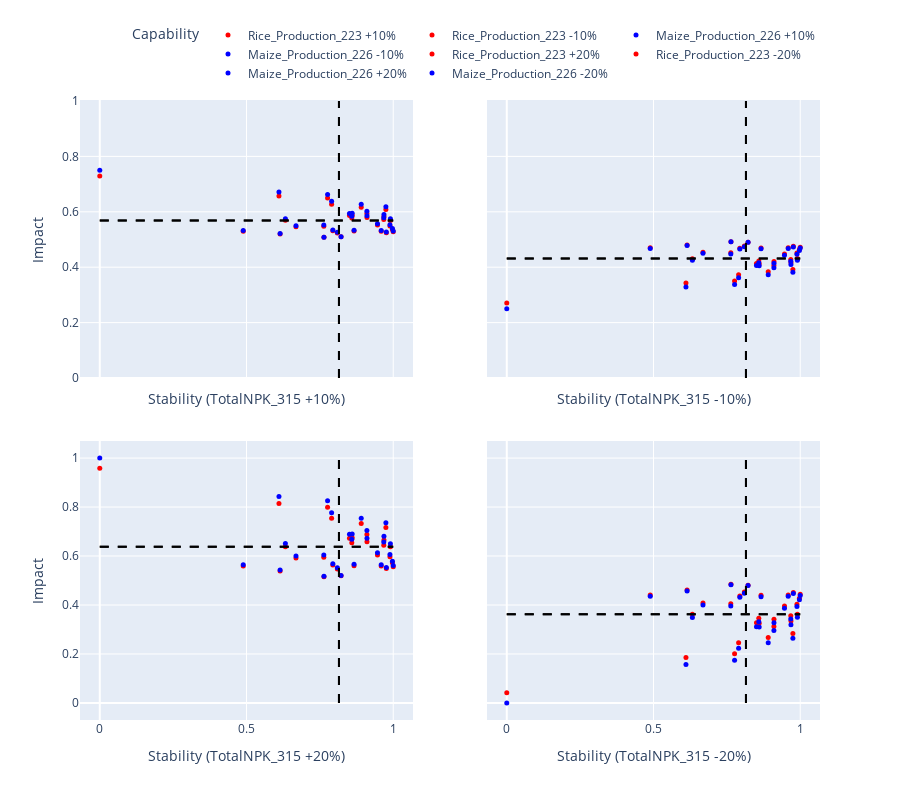

The notebook cell this image was saved under:
### Code cell
base_column = "TotalNPK_315"
capability_vector = ["Rice_Production_223", "Maize_Production_226"]
# change_percentage = 20
change_percentages = [10,20]
dim = len(capability_vector)

new_data_1,result_df = calc_and_vis_impact_stability_2D(G, existing_data.copy(), adjacency_file, base_column, capability_vector, change_percentages, dim)
new_data_1.head()

### Figure 1 — Plotly figure (JSON) as saved in the notebook; plotly's stock layout.template omitted (floating-point values rounded to 4 significant figures)
{"data": [{"hovertemplate": "%{text}<br>Impact: %{y:.2f}<br>Stability: %{x:.2f}", "marker": {"color": "red", "size": 5, "symbol": "circle"}, "mode": "markers", "name": "Rice_Production_223 +10%", "text": ["BENGALURU", "BENGALURU(R)", "RAMANAGARA", "CHITRADURGA", "DAVANAGERE", "KOLAR", "CHIKKABALLAPURA", "SHIVAMOGGA", "TUMAKURU", "CHIKKAMAGALURU", "DAKSHINA KANNADA", "UDUPI", "HASSAN", "KODAGU", "MANDYA", "MYSURU", "CHAMARAJANAGAR", "BELAGAVI", "VIJAYAPURA", "BAGALKOT", "DHARAWAD", "GADAG", "HAVERI", "UTTARA KANNADA", "BALLARI", "BIDAR", "KALABURAGI", "YADGIRI", "RAICHUR", "KOPPAL"], "type": "scatter", "x": [0.959, 0.9765, 0.8223, 0.6687, 0.7901, 1, 0.9973, 0.9678, 0.9888, 0.8509, 0.8096, 0.7639, 0.8601, 0.9463, 0.8588, 0.9105, 0.8665, 0, 0.6325, 0.975, 0.7634, 0.4889, 0.9684, 0.6144, 0.6106, 0.7942, 0.9904, 0.8909, 0.7763, 0.9103], "xaxis": "x", "y": [0.5297, 0.5245, 0.5095, 0.5457, 0.627, 0.5283, 0.5361, 0.5721, 0.5486, 0.5865, 0.5237, 0.5078, 0.5872, 0.5522, 0.5772, 0.579, 0.5303, 0.7294, 0.5691, 0.6081, 0.5476, 0.5297, 0.5828, 0.5195, 0.6572, 0.5314, 0.5688, 0.6165, 0.6494, 0.5937], "yaxis": "y"}, {"hovertemplate": "%{text}<br>Impact: %{y:.2f}<br>Stability: %{x:.2f}", "marker": {"color": "red", "size": 5, "symbol": "circle"}, "mode": "markers", "name": "Rice_Production_223 -10%", "text": ["BENGALURU", "BENGALURU(R)", "RAMANAGARA", "CHITRADURGA", "DAVANAGERE", "KOLAR", "CHIKKABALLAPURA", "SHIVAMOGGA", "TUMAKURU", "CHIKKAMAGALURU", "DAKSHINA KANNADA", "UDUPI", "HASSAN", "KODAGU", "MANDYA", "MYSURU", "CHAMARAJANAGAR", "BELAGAVI", "VIJAYAPURA", "BAGALKOT", "DHARAWAD", "GADAG", "HAVERI", "UTTARA KANNADA", "BALLARI", "BIDAR", "KALABURAGI", "YADGIRI", "RAICHUR", "KOPPAL"], "type": "scatter", "x": [0.959, 0.9765, 0.8223, 0.6687, 0.7901, 1, 0.9973, 0.9678, 0.9888, 0.8509, 0.8096, 0.7639, 0.8601, 0.9463, 0.8588, 0.9105, 0.8665, 0, 0.6325, 0.975, 0.7634, 0.4889, 0.9684, 0.6144, 0.6106, 0.7942, 0.9904, 0.8909, 0.7763, 0.9103], "xaxis": "x2", "y": [0.4703, 0.4755, 0.4905, 0.4543, 0.373, 0.4717, 0.4639, 0.4279, 0.4514, 0.4135, 0.4763, 0.4922, 0.4128, 0.4478, 0.4228, 0.421, 0.4697, 0.2706, 0.4309, 0.3919, 0.4524, 0.4703, 0.4172, 0.4805, 0.3428, 0.4686, 0.4312, 0.3835, 0.3506, 0.4063], "yaxis": "y2"}, {"hovertemplate": "%{text}<br>Impact: %{y:.2f}<br>Stability: %{x:.2f}", "marker": {"color": "blue", "size": 5, "symbol": "circle"}, "mode": "markers", "name": "Maize_Production_226 +10%", "text": ["BENGALURU", "BENGALURU(R)", "RAMANAGARA", "CHITRADURGA", "DAVANAGERE", "KOLAR", "CHIKKABALLAPURA", "SHIVAMOGGA", "TUMAKURU", "CHIKKAMAGALURU", "DAKSHINA KANNADA", "UDUPI", "HASSAN", "KODAGU", "MANDYA", "MYSURU", "CHAMARAJANAGAR", "BELAGAVI", "VIJAYAPURA", "BAGALKOT", "DHARAWAD", "GADAG", "HAVERI", "UTTARA KANNADA", "BALLARI", "BIDAR", "KALABURAGI", "YADGIRI", "RAICHUR", "KOPPAL"], "type": "scatter", "x": [0.959, 0.9765, 0.8223, 0.6687, 0.7901, 1, 0.9973, 0.9678, 0.9888, 0.8509, 0.8096, 0.7639, 0.8601, 0.9463, 0.8588, 0.9105, 0.8665, 0, 0.6325, 0.975, 0.7634, 0.4889, 0.9684, 0.6144, 0.6106, 0.7942, 0.9904, 0.8909, 0.7763, 0.9103], "xaxis": "x", "y": [0.5324, 0.5267, 0.5104, 0.5498, 0.6384, 0.5308, 0.5394, 0.5786, 0.553, 0.5943, 0.5258, 0.5085, 0.595, 0.5569, 0.5841, 0.5861, 0.5331, 0.75, 0.5753, 0.6178, 0.5519, 0.5323, 0.5903, 0.5213, 0.6713, 0.5342, 0.575, 0.6269, 0.6628, 0.6022], "yaxis": "y"}, {"hovertemplate": "%{text}<br>Impact: %{y:.2f}<br>Stability: %{x:.2f}", "marker": {"color": "blue", "size": 5, "symbol": "circle"}, "mode": "markers", "name": "Maize_Production_226 -10%", "text": ["BENGALURU", "BENGALURU(R)", "RAMANAGARA", "CHITRADURGA", "DAVANAGERE", "KOLAR", "CHIKKABALLAPURA", "SHIVAMOGGA", "TUMAKURU", "CHIKKAMAGALURU", "DAKSHINA KANNADA", "UDUPI", "HASSAN", "KODAGU", "MANDYA", "MYSURU", "CHAMARAJANAGAR", "BELAGAVI", "VIJAYAPURA", "BAGALKOT", "DHARAWAD", "GADAG", "HAVERI", "UTTARA KANNADA", "BALLARI", "BIDAR", "KALABURAGI", "YADGIRI", "RAICHUR", "KOPPAL"], "type": "scatter", "x": [0.959, 0.9765, 0.8223, 0.6687, 0.7901, 1, 0.9973, 0.9678, 0.9888, 0.8509, 0.8096, 0.7639, 0.8601, 0.9463, 0.8588, 0.9105, 0.8665, 0, 0.6325, 0.975, 0.7634, 0.4889, 0.9684, 0.6144, 0.6106, 0.7942, 0.9904, 0.8909, 0.7763, 0.9103], "xaxis": "x2", "y": [0.4676, 0.4733, 0.4896, 0.4502, 0.3616, 0.4692, 0.4606, 0.4214, 0.447, 0.4057, 0.4742, 0.4915, 0.405, 0.4431, 0.4159, 0.4139, 0.4669, 0.25, 0.4247, 0.3822, 0.4481, 0.4677, 0.4097, 0.4787, 0.3287, 0.4658, 0.425, 0.3731, 0.3372, 0.3978], "yaxis": "y2"}, {"hovertemplate": "%{text}<br>Impact: %{y:.2f}<br>Stability: %{x:.2f}", "marker": {"color": "red", "size": 5, "symbol": "circle"}, "mode": "markers", "name": "Rice_Production_223 +20%", "text": ["BENGALURU", "BENGALURU(R)", "RAMANAGARA", "CHITRADURGA", "DAVANAGERE", "KOLAR", "CHIKKABALLAPURA", "SHIVAMOGGA", "TUMAKURU", "CHIKKAMAGALURU", "DAKSHINA KANNADA", "UDUPI", "HASSAN", "KODAGU", "MANDYA", "MYSURU", "CHAMARAJANAGAR", "BELAGAVI", "VIJAYAPURA", "BAGALKOT", "DHARAWAD", "GADAG", "HAVERI", "UTTARA KANNADA", "BALLARI", "BIDAR", "KALABURAGI", "YADGIRI", "RAICHUR", "KOPPAL"], "type": "scatter", "x": [0.959, 0.9765, 0.8223, 0.6687, 0.7901, 1, 0.9973, 0.9678, 0.9888, 0.8509, 0.8096, 0.7639, 0.8601, 0.9463, 0.8588, 0.9105, 0.8665, 0, 0.6325, 0.975, 0.7634, 0.4889, 0.9684, 0.6144, 0.6106, 0.7942, 0.9904, 0.8909, 0.7763, 0.9103], "xaxis": "x3", "y": [0.5594, 0.5491, 0.519, 0.5915, 0.754, 0.5566, 0.5723, 0.6443, 0.5972, 0.673, 0.5474, 0.5157, 0.6744, 0.6044, 0.6544, 0.6581, 0.5607, 0.9588, 0.6382, 0.7162, 0.5953, 0.5593, 0.6657, 0.539, 0.8144, 0.5629, 0.6376, 0.7329, 0.7988, 0.6875], "yaxis": "y3"}, {"hovertemplate": "%{text}<br>Impact: %{y:.2f}<br>Stability: %{x:.2f}", "marker": {"color": "red", "size": 5, "symbol": "circle"}, "mode": "markers", "name": "Rice_Production_223 -20%", "text": ["BENGALURU", "BENGALURU(R)", "RAMANAGARA", "CHITRADURGA", "DAVANAGERE", "KOLAR", "CHIKKABALLAPURA", "SHIVAMOGGA", "TUMAKURU", "CHIKKAMAGALURU", "DAKSHINA KANNADA", "UDUPI", "HASSAN", "KODAGU", "MANDYA", "MYSURU", "CHAMARAJANAGAR", "BELAGAVI", "VIJAYAPURA", "BAGALKOT", "DHARAWAD", "GADAG", "HAVERI", "UTTARA KANNADA", "BALLARI", "BIDAR", "KALABURAGI", "YADGIRI", "RAICHUR", "KOPPAL"], "type": "scatter", "x": [0.959, 0.9765, 0.8223, 0.6687, 0.7901, 1, 0.9973, 0.9678, 0.9888, 0.8509, 0.8096, 0.7639, 0.8601, 0.9463, 0.8588, 0.9105, 0.8665, 0, 0.6325, 0.975, 0.7634, 0.4889, 0.9684, 0.6144, 0.6106, 0.7942, 0.9904, 0.8909, 0.7763, 0.9103], "xaxis": "x4", "y": [0.4406, 0.4509, 0.481, 0.4085, 0.246, 0.4434, 0.4277, 0.3557, 0.4028, 0.327, 0.4526, 0.4843, 0.3256, 0.3956, 0.3456, 0.3419, 0.4393, 0.04121, 0.3618, 0.2838, 0.4047, 0.4407, 0.3343, 0.461, 0.1856, 0.4371, 0.3624, 0.2671, 0.2012, 0.3125], "yaxis": "y4"}, {"hovertemplate": "%{text}<br>Impact: %{y:.2f}<br>Stability: %{x:.2f}", "marker": {"color": "blue", "size": 5, "symbol": "circle"}, "mode": "markers", "name": "Maize_Production_226 +20%", "text": ["BENGALURU", "BENGALURU(R)", "RAMANAGARA", "CHITRADURGA", "DAVANAGERE", "KOLAR", "CHIKKABALLAPURA", "SHIVAMOGGA", "TUMAKURU", "CHIKKAMAGALURU", "DAKSHINA KANNADA", "UDUPI", "HASSAN", "KODAGU", "MANDYA", "MYSURU", "CHAMARAJANAGAR", "BELAGAVI", "VIJAYAPURA", "BAGALKOT", "DHARAWAD", "GADAG", "HAVERI", "UTTARA KANNADA", "BALLARI", "BIDAR", "KALABURAGI", "YADGIRI", "RAICHUR", "KOPPAL"], "type": "scatter", "x": [0.959, 0.9765, 0.8223, 0.6687, 0.7901, 1, 0.9973, 0.9678, 0.9888, 0.8509, 0.8096, 0.7639, 0.8601, 0.9463, 0.8588, 0.9105, 0.8665, 0, 0.6325, 0.975, 0.7634, 0.4889, 0.9684, 0.6144, 0.6106, 0.7942, 0.9904, 0.8909, 0.7763, 0.9103], "xaxis": "x3", "y": [0.5648, 0.5535, 0.5208, 0.5997, 0.7768, 0.5616, 0.5788, 0.6573, 0.606, 0.6885, 0.5516, 0.5171, 0.6901, 0.6137, 0.6682, 0.6723, 0.5661, 1, 0.6506, 0.7356, 0.6038, 0.5647, 0.6806, 0.5425, 0.8426, 0.5685, 0.65, 0.7539, 0.8257, 0.7043], "yaxis": "y3"}, {"hovertemplate": "%{text}<br>Impact: %{y:.2f}<br>Stability: %{x:.2f}", "marker": {"color": "blue", "size": 5, "symbol": "circle"}, "mode": "markers", "name": "Maize_Production_226 -20%", "text": ["BENGALURU", "BENGALURU(R)", "RAMANAGARA", "CHITRADURGA", "DAVANAGERE", "KOLAR", "CHIKKABALLAPURA", "SHIVAMOGGA", "TUMAKURU", "CHIKKAMAGALURU", "DAKSHINA KANNADA", "UDUPI", "HASSAN", "KODAGU", "MANDYA", "MYSURU", "CHAMARAJANAGAR", "BELAGAVI", "VIJAYAPURA", "BAGALKOT", "DHARAWAD", "GADAG", "HAVERI", "UTTARA KANNADA", "BALLARI", "BIDAR", "KALABURAGI", "YADGIRI", "RAICHUR", "KOPPAL"], "type": "scatter", "x": [0.959, 0.9765, 0.8223, 0.6687, 0.7901, 1, 0.9973, 0.9678, 0.9888, 0.8509, 0.8096, 0.7639, 0.8601, 0.9463, 0.8588, 0.9105, 0.8665, 0, 0.6325, 0.975, 0.7634, 0.4889, 0.9684, 0.6144, 0.6106, 0.7942, 0.9904, 0.8909, 0.7763, 0.9103], "xaxis": "x4", "y": [0.4352, 0.4465, 0.4792, 0.4003, 0.2232, 0.4384, 0.4212, 0.3427, 0.394, 0.3115, 0.4484, 0.4829, 0.3099, 0.3863, 0.3318, 0.3277, 0.4339, 0, 0.3494, 0.2644, 0.3962, 0.4353, 0.3194, 0.4575, 0.1574, 0.4315, 0.35, 0.2461, 0.1743, 0.2957], "yaxis": "y4"}], "layout": {"height": 800, "legend": {"orientation": "h", "title": {"text": "Capability"}, "x": 1, "xanchor": "right", "y": 1.02, "yanchor": "bottom"}, "shapes": [{"line": {"color": "black", "dash": "dash"}, "name": "Average Stability", "type": "line", "x0": 0.8151, "x1": 0.8151, "xref": "x", "y0": 0, "y1": 1, "yref": "y"}, {"line": {"color": "black", "dash": "dash"}, "name": "Average Impact", "type": "line", "x0": 0, "x1": 1, "xref": "x", "y0": 0.569, "y1": 0.569, "yref": "y"}, {"line": {"color": "black", "dash": "dash"}, "name": "Average Stability", "type": "line", "x0": 0.8151, "x1": 0.8151, "xref": "x2", "y0": 0, "y1": 1, "yref": "y2"}, {"line": {"color": "black", "dash": "dash"}, "name": "Average Impact", "type": "line", "x0": 0, "x1": 1, "xref": "x2", "y0": 0.431, "y1": 0.431, "yref": "y2"}, {"line": {"color": "black", "dash": "dash"}, "name": "Average Stability", "type": "line", "x0": 0.8151, "x1": 0.8151, "xref": "x", "y0": 0, "y1": 1, "yref": "y"}, {"line": {"color": "black", "dash": "dash"}, "name": "Average Impact", "type": "line", "x0": 0, "x1": 1, "xref": "x", "y0": 0.569, "y1": 0.569, "yref": "y"}, {"line": {"color": "black", "dash": "dash"}, "name": "Average Stability", "type": "line", "x0": 0.8151, "x1": 0.8151, "xref": "x2", "y0": 0, "y1": 1, "yref": "y2"}, {"line": {"color": "black", "dash": "dash"}, "name": "Average Impact", "type": "line", "x0": 0, "x1": 1, "xref": "x2", "y0": 0.431, "y1": 0.431, "yref": "y2"}, {"line": {"color": "black", "dash": "dash"}, "name": "Average Stability", "type": "line", "x0": 0.8151, "x1": 0.8151, "xref": "x3", "y0": 0, "y1": 1, "yref": "y3"}, {"line": {"color": "black", "dash": "dash"}, "name": "Average Impact", "type": "line", "x0": 0, "x1": 1, "xref": "x3", "y0": 0.6379, "y1": 0.6379, "yref": "y3"}, {"line": {"color": "black", "dash": "dash"}, "name": "Average Stability", "type": "line", "x0": 0.8151, "x1": 0.8151, "xref": "x4", "y0": 0, "y1": 1, "yref": "y4"}, {"line": {"color": "black", "dash": "dash"}, "name": "Average Impact", "type": "line", "x0": 0, "x1": 1, "xref": "x4", "y0": 0.3621, "y1": 0.3621, "yref": "y4"}, {"line": {"color": "black", "dash": "dash"}, "name": "Average Stability", "type": "line", "x0": 0.8151, "x1": 0.8151, "xref": "x3", "y0": 0, "y1": 1, "yref": "y3"}, {"line": {"color": "black", "dash": "dash"}, "name": "Average Impact", "type": "line", "x0": 0, "x1": 1, "xref": "x3", "y0": 0.6379, "y1": 0.6379, "yref": "y3"}, {"line": {"color": "black", "dash": "dash"}, "name": "Average Stability", "type": "line", "x0": 0.8151, "x1": 0.8151, "xref": "x4", "y0": 0, "y1": 1, "yref": "y4"}, {"line": {"color": "black", "dash": "dash"}, "name": "Average Impact", "type": "line", "x0": 0, "x1": 1, "xref": "x4", "y0": 0.3621, "y1": 0.3621, "yref": "y4"}], "showlegend": true, "xaxis": {"anchor": "y", "domain": [0, 0.45], "matches": "x3", "showticklabels": false, "title": {"text": "Stability (TotalNPK_315 +10%)"}}, "xaxis2": {"anchor": "y2", "domain": [0.55, 1], "matches": "x4", "showticklabels": false, "title": {"text": "Stability (TotalNPK_315 -10%)"}}, "xaxis3": {"anchor": "y3", "domain": [0, 0.45], "title": {"text": "Stability (TotalNPK_315 +20%)"}}, "xaxis4": {"anchor": "y4", "domain": [0.55, 1], "title": {"text": "Stability (TotalNPK_315 -20%)"}}, "yaxis": {"anchor": "x", "domain": [0.55, 1], "title": {"text": "Impact"}}, "yaxis2": {"anchor": "x2", "domain": [0.55, 1], "matches": "y", "showticklabels": false}, "yaxis3": {"anchor": "x3", "domain": [0, 0.45], "title": {"text": "Impact"}}, "yaxis4": {"anchor": "x4", "domain": [0, 0.45], "matches": "y3", "showticklabels": false}}}
